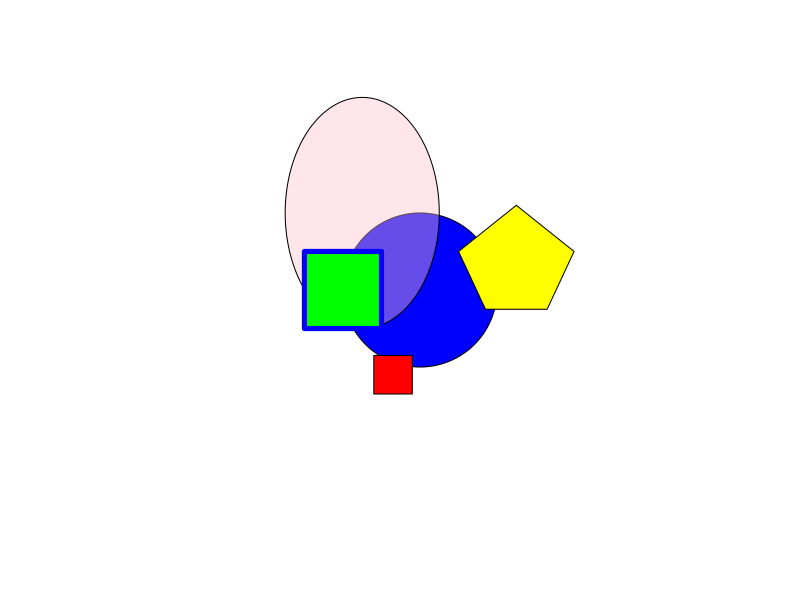

Source code (R):
## ---- chunk 1
canvas<-function(mn=0, mx=100){
  plot(1:2,ylim=c(mn,mx), xlim=c(mn,mx), asp=1, xaxt="n", yaxt="n", type="n", bty="n", xlab="",ylab="")
  }
circle<-function(x,y,r,ry=r,...){
  angs<-seq(0,2*pi, length=200)
  xpts<-x+r*cos(angs)
  ypts<-y+ry*sin(angs)
  polygon(xpts,ypts,...)
}
## ---- chunk 2
canvas()
circle(50,50,20, col="blue", border=NULL)
circle(35,70,r=20,ry=30,col=scales::alpha("pink", 0.4), border=NULL)
polygon(c(20,40,40,20),c(40,40,60,60), col="green",border="blue",lwd=5)
polygon(c(38,48,48,38),c(33,33,23,23),col="red",border="black")
polygon(c(67,60,75,90,83),c(45,60,72,60,45),col="yellow",border=NULL)


